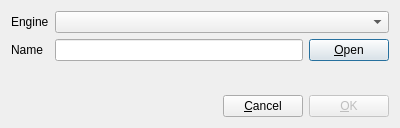
<?xml version="1.0" encoding="UTF-8"?>
<ui version="4.0">
 <class>ConnectionSetupDialog</class>
 <widget class="QDialog" name="ConnectionSetupDialog">
  <property name="geometry">
   <rect>
    <x>0</x>
    <y>0</y>
    <width>400</width>
    <height>128</height>
   </rect>
  </property>
  <property name="windowTitle">
   <string>Connection</string>
  </property>
  <layout class="QVBoxLayout" name="verticalLayout">
   <item>
    <layout class="QFormLayout" name="formLayout">
     <property name="fieldGrowthPolicy">
      <enum>QFormLayout::AllNonFixedFieldsGrow</enum>
     </property>
     <item row="0" column="0">
      <widget class="QLabel" name="label">
       <property name="text">
        <string>Engine</string>
       </property>
      </widget>
     </item>
     <item row="0" column="1">
      <widget class="QComboBox" name="engineComboBox"/>
     </item>
     <item row="1" column="0">
      <widget class="QLabel" name="label_2">
       <property name="text">
        <string>Name</string>
       </property>
      </widget>
     </item>
     <item row="1" column="1">
      <layout class="QHBoxLayout" name="horizontalLayout">
       <item>
        <widget class="QLineEdit" name="nameLineEdit"/>
       </item>
       <item>
        <widget class="QPushButton" name="openFileButton">
         <property name="sizePolicy">
          <sizepolicy hsizetype="Maximum" vsizetype="Fixed">
           <horstretch>0</horstretch>
           <verstretch>0</verstretch>
          </sizepolicy>
         </property>
         <property name="text">
          <string>&amp;Open</string>
         </property>
        </widget>
       </item>
      </layout>
     </item>
    </layout>
   </item>
   <item>
    <layout class="QHBoxLayout" name="horizontalLayout_2">
     <item>
      <spacer name="horizontalSpacer">
       <property name="orientation">
        <enum>Qt::Horizontal</enum>
       </property>
       <property name="sizeHint" stdset="0">
        <size>
         <width>40</width>
         <height>20</height>
        </size>
       </property>
      </spacer>
     </item>
     <item>
      <widget class="QPushButton" name="cancelPushButton">
       <property name="text">
        <string>&amp;Cancel</string>
       </property>
      </widget>
     </item>
     <item>
      <widget class="QPushButton" name="okPushButton">
       <property name="enabled">
        <bool>false</bool>
       </property>
       <property name="text">
        <string>&amp;OK</string>
       </property>
      </widget>
     </item>
    </layout>
   </item>
  </layout>
 </widget>
 <resources/>
 <connections>
  <connection>
   <sender>okPushButton</sender>
   <signal>clicked()</signal>
   <receiver>ConnectionSetupDialog</receiver>
   <slot>accept()</slot>
   <hints>
    <hint type="sourcelabel">
     <x>389</x>
     <y>97</y>
    </hint>
    <hint type="destinationlabel">
     <x>199</x>
     <y>63</y>
    </hint>
   </hints>
  </connection>
  <connection>
   <sender>cancelPushButton</sender>
   <signal>clicked()</signal>
   <receiver>ConnectionSetupDialog</receiver>
   <slot>reject()</slot>
   <hints>
    <hint type="sourcelabel">
     <x>256</x>
     <y>97</y>
    </hint>
    <hint type="destinationlabel">
     <x>199</x>
     <y>63</y>
    </hint>
   </hints>
  </connection>
 </connections>
</ui>
